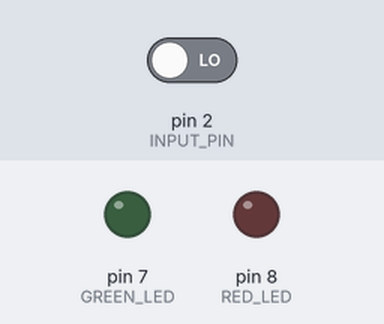
This program was run on a simulated Arduino Micro, built with avr-gcc and run on an emulated ATmega32U4. Shown: output pins drawn as LEDs (lit = HIGH). The inputs (shaded band) are chosen by the test bench; at power-on: pin 2 (INPUT_PIN) LOW. Random numbers use the default seed unless the program sets one.

Above: at 1.2 s.
1.3 s: pin 2 (INPUT_PIN) driven HIGH
At 1.65 s:
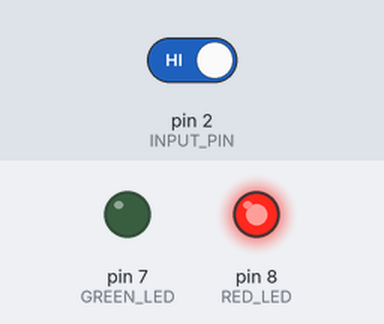
At 9.0 s:
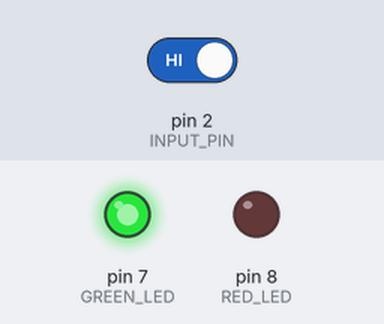
Timing chart, 0 to 10.3 s (numbered marks = the images above; inputs shaded):
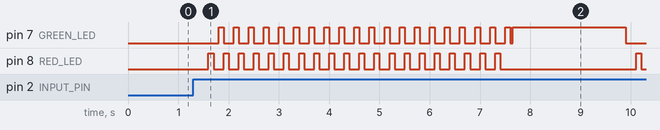

The program:

main.cpp
```cpp
#include <Arduino.h>
#include <stdlib.h>

int INPUT_PIN = 2;
int RED_LED = 8;
int GREEN_LED = 7;
int DELAY_PUSH = 200;
int DELAY_FLICKER = 100;
int DELAY_PULSE = 150;
int DELAY_TWEEN = 50;
bool cleared = false;
int val;

void setup() {
  pinMode(INPUT_PIN, INPUT);
  pinMode(RED_LED, OUTPUT);
  pinMode(GREEN_LED, OUTPUT);
  Serial.begin(9600);
}

void flicker(int LED_1, int LED_2) {
  for(int i = 0; i < 20; i++) { // 2 seconds
      digitalWrite(LED_1, HIGH);
      delay(DELAY_FLICKER);
      digitalWrite(LED_1, LOW);
      delay(DELAY_FLICKER);
      digitalWrite(LED_2, HIGH);
      delay(DELAY_FLICKER);
      digitalWrite(LED_2, LOW);
    }
}

void pulse(int LED) {
  for(int i = 0; i < 15; i++) { // 2 seconds
    digitalWrite(LED, HIGH);
    delay(DELAY_PULSE);
    digitalWrite(LED, LOW);
  }
}

void loop() {
  cleared = false;
  val = digitalRead(INPUT_PIN);

  delay(DELAY_PUSH);
  if(val == 1) {
    // Alternate lighting rapidly
    flicker(RED_LED, GREEN_LED);

    int result = rand() % 2;
    int chosenLED;

    if(result == 0) { // red
      chosenLED = RED_LED;
    }
    else if(result == 1) { // green
      chosenLED = GREEN_LED;
    }

    delay(DELAY_TWEEN);

    pulse(chosenLED);

    // Result remains illuminated until reset
    while(!cleared) {
      digitalWrite(chosenLED, HIGH);

      val = digitalRead(INPUT_PIN);

      if(val == 1) {
        digitalWrite(chosenLED, LOW);
        cleared = true;
      }
    }

  }
  else {
    digitalWrite(RED_LED, LOW);
    digitalWrite(GREEN_LED, LOW);
  }
}
```

Measured:
- after the input at 1.3 s, pin 7 (GREEN_LED): goes 19 × (HIGH 0.10 s, LOW 0.20 s), HIGH 0.10 s, LOW 0.05 s, HIGH 2.3 s, then LOW, starting after 0.50 s; pin 8 (RED_LED): goes 19 × (HIGH 0.10 s, LOW 0.20 s), HIGH 0.10 s, LOW 2.7 s, HIGH 0.10 s, then LOW, starting after 0.30 s
